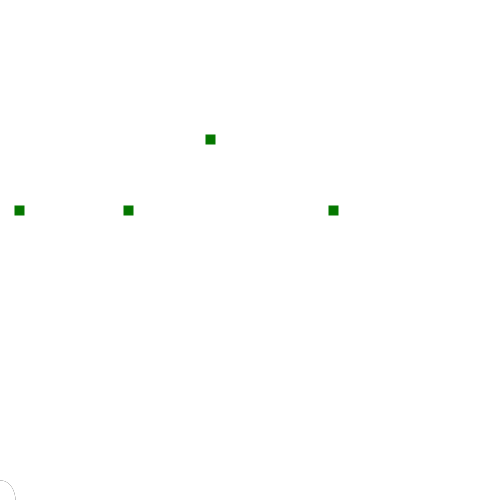
Frame 1 (no input)
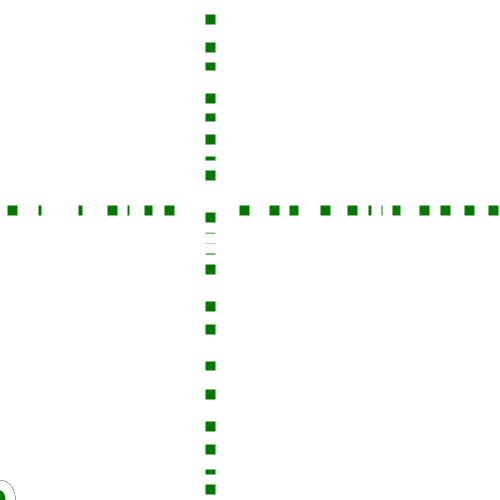
Frame 60 (the mouse pressed at the canvas centre just before this capture)
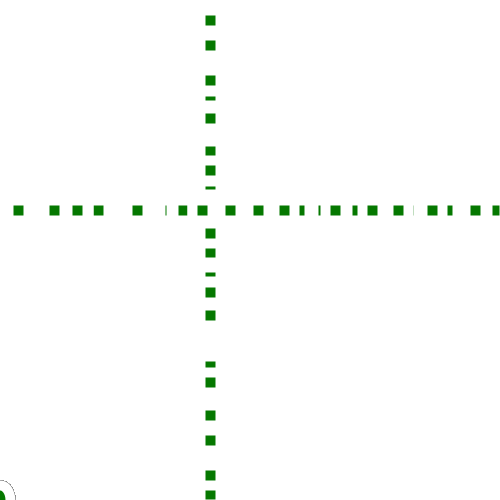
Frame 120 (the mouse held since frame 60 and released just before this capture)

The Processing sketch that drew these frames (run headless with seeded random() and noise(); from frame 60 on, the mouse is pressed at the canvas centre):

// Processing sketch: Exercise_21_2
// ── Exercise_21_2.pde
//Min Lee 3331328
//Exercise 21.2



void setup(){
  size(500,500);
  background(255);
}

void draw(){
  myFunction(6);
  myFunction(255);
  myFunction(5.5);
}

void myFunction(float randomRed){
  fill(randomRed,120,0);
  rect(random(0,width),200,20,20);
  rect(200,random(0,width),20,20);
  rect(random(0,10),200,20,20);
  rect(random(0,height),200,20,20);
}

void myFunction(int gray){
  stroke(gray);
  strokeWeight(10);
  ellipse(random(0), width, 20,30);
}
